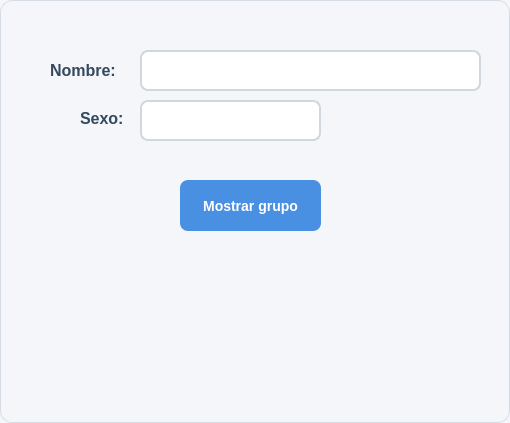
<?xml version="1.0" encoding="UTF-8"?>
<ui version="4.0">
 <class>DialogoEjercicio18</class>
 <widget class="QDialog" name="DialogoEjercicio18">
  <property name="geometry">
   <rect>
    <x>0</x>
    <y>0</y>
    <width>510</width>
    <height>423</height>
   </rect>
  </property>
  <property name="windowTitle">
   <string>Dialog</string>
  </property>
  <property name="styleSheet">
   <string notr="true">/* =========================
   ESTILO GENERAL DEL DIALOG
   ========================= */
QDialog {
    background-color: #f4f6f9;
    border: 1px solid #d6dce5;
    border-radius: 12px;
    font-family: &quot;Segoe UI&quot;;
    font-size: 14px;
    color: #2c3e50;
}

/* =========================
   LABELS
   ========================= */
QLabel {
    color: #34495e;
    font-weight: 500;
    background: transparent;
}

/* =========================
   CAMPOS DE TEXTO
   ========================= */
QLineEdit {
    background-color: #ffffff;
    border: 2px solid #d0d7de;
    border-radius: 8px;
    padding: 8px 10px;
    color: #2c3e50;
    selection-background-color: #4a90e2;
    selection-color: white;
}

/* Cuando el usuario selecciona el campo */
QLineEdit:focus {
    border: 2px solid #4a90e2;
    background-color: #ffffff;
}

/* Campo deshabilitado */
QLineEdit:disabled {
    background-color: #ecf0f1;
    color: #95a5a6;
    border: 2px solid #dfe6e9;
}

/* =========================
   BOTONES
   ========================= */
QPushButton {
    background-color: #4a90e2;
    color: white;
    border: none;
    border-radius: 8px;
    padding: 8px 16px;
    font-size: 14px;
    font-weight: 600;
}

/* Hover */
QPushButton:hover {
    background-color: #357abd;
}

/* Click */
QPushButton:pressed {
    background-color: #2f6da3;
    padding-top: 9px;
    padding-bottom: 7px;
}

/* Botón deshabilitado */
QPushButton:disabled {
    background-color: #bdc3c7;
    color: #ecf0f1;
}

/* =========================
   TOOLTIP OPCIONAL
   ========================= */
QToolTip {
    background-color: #2c3e50;
    color: white;
    border: 1px solid #4a90e2;
    padding: 5px;
    border-radius: 6px;
}</string>
  </property>
  <widget class="QLabel" name="label">
   <property name="geometry">
    <rect>
     <x>50</x>
     <y>60</y>
     <width>91</width>
     <height>21</height>
    </rect>
   </property>
   <property name="font">
    <font>
     <pointsize>12</pointsize>
     <weight>62</weight>
     <bold>true</bold>
    </font>
   </property>
   <property name="text">
    <string>Nombre:</string>
   </property>
  </widget>
  <widget class="QLabel" name="label_2">
   <property name="geometry">
    <rect>
     <x>80</x>
     <y>110</y>
     <width>61</width>
     <height>16</height>
    </rect>
   </property>
   <property name="font">
    <font>
     <pointsize>12</pointsize>
     <weight>62</weight>
     <bold>true</bold>
    </font>
   </property>
   <property name="text">
    <string>Sexo:</string>
   </property>
  </widget>
  <widget class="QLineEdit" name="txt_nombre">
   <property name="geometry">
    <rect>
     <x>140</x>
     <y>50</y>
     <width>341</width>
     <height>41</height>
    </rect>
   </property>
   <property name="font">
    <font>
     <pointsize>10</pointsize>
     <weight>75</weight>
     <bold>true</bold>
    </font>
   </property>
  </widget>
  <widget class="QLineEdit" name="txt_sexo">
   <property name="geometry">
    <rect>
     <x>140</x>
     <y>100</y>
     <width>181</width>
     <height>41</height>
    </rect>
   </property>
   <property name="font">
    <font>
     <pointsize>10</pointsize>
     <weight>75</weight>
     <bold>true</bold>
    </font>
   </property>
  </widget>
  <widget class="QPushButton" name="btn_mostrar">
   <property name="geometry">
    <rect>
     <x>180</x>
     <y>180</y>
     <width>141</width>
     <height>51</height>
    </rect>
   </property>
   <property name="text">
    <string>Mostrar grupo</string>
   </property>
  </widget>
  <widget class="QLabel" name="lbl_grupo">
   <property name="geometry">
    <rect>
     <x>30</x>
     <y>300</y>
     <width>461</width>
     <height>51</height>
    </rect>
   </property>
   <property name="font">
    <font>
     <pointsize>12</pointsize>
     <weight>62</weight>
     <bold>true</bold>
    </font>
   </property>
   <property name="text">
    <string/>
   </property>
   <property name="alignment">
    <set>Qt::AlignCenter</set>
   </property>
  </widget>
 </widget>
 <resources/>
 <connections/>
</ui>
